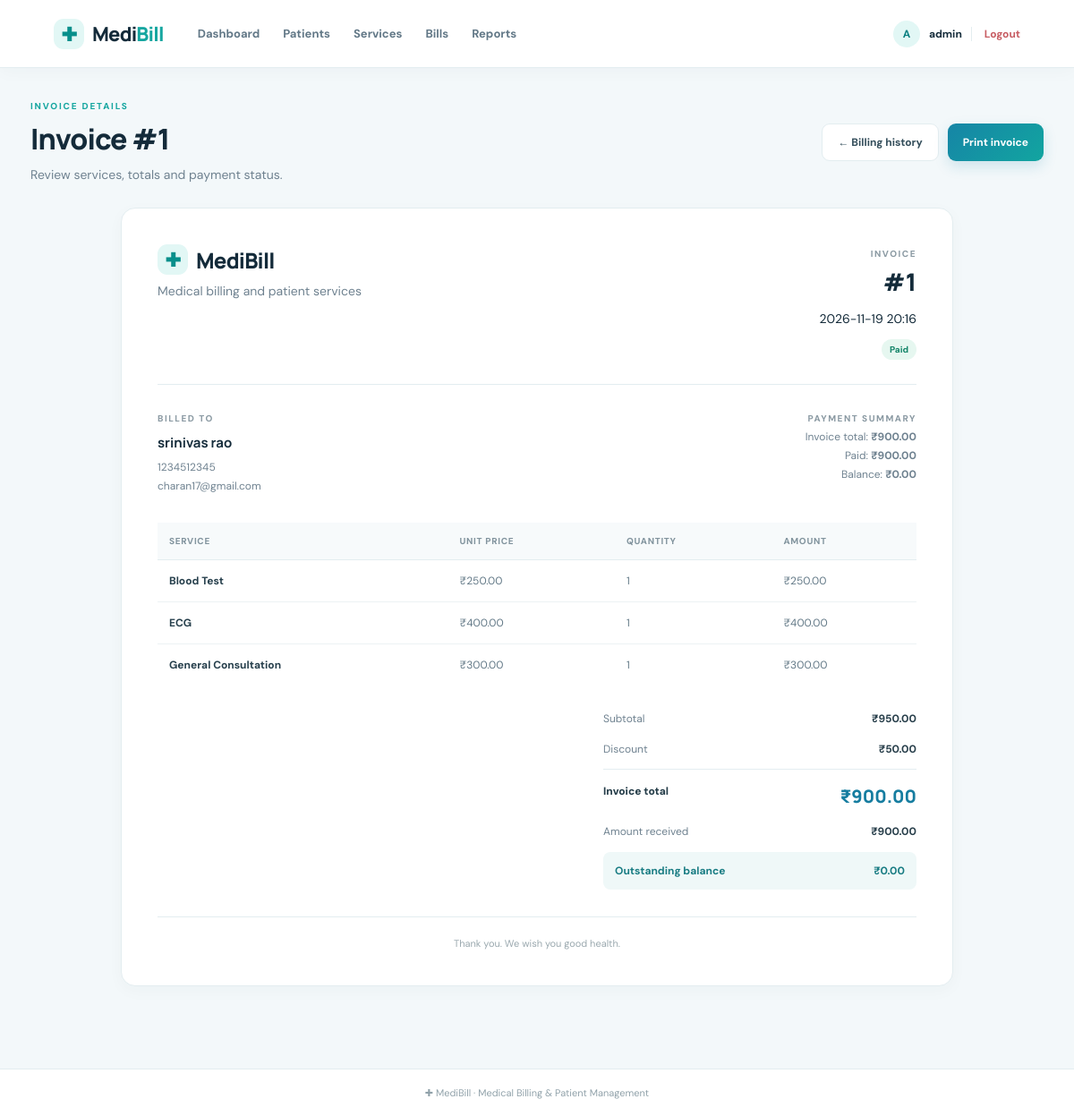
/bills/1 (signed in), run on the app's committed database.
### tables this page shows
CREATE TABLE bills (
        id INTEGER PRIMARY KEY AUTOINCREMENT,
        patient_id INTEGER NOT NULL,
        bill_date TEXT NOT NULL,
        discount REAL NOT NULL DEFAULT 0,
        total REAL NOT NULL,
        paid REAL NOT NULL DEFAULT 0,
        notes TEXT,
        FOREIGN KEY(patient_id) REFERENCES patients(id)
    );

CREATE TABLE patients (
        id INTEGER PRIMARY KEY AUTOINCREMENT,
        name TEXT NOT NULL,
        age INTEGER,
        gender TEXT,
        phone TEXT,
        email TEXT,
        created_at TEXT NOT NULL
    );

CREATE TABLE bill_items (
        id INTEGER PRIMARY KEY AUTOINCREMENT,
        bill_id INTEGER NOT NULL,
        service_id INTEGER,
        service_name TEXT NOT NULL,
        price REAL NOT NULL,
        quantity INTEGER NOT NULL,
        FOREIGN KEY(bill_id) REFERENCES bills(id) ON DELETE CASCADE,
        FOREIGN KEY(service_id) REFERENCES services(id)
    );

### app.py (the view)
@app.route("/bills/<int:bill_id>")
@login_required
def bill_detail(bill_id):
    db = get_db()
    bill = db.execute("""
        SELECT bills.*, patients.name AS patient_name, patients.phone, patients.email
        FROM bills JOIN patients ON patients.id = bills.patient_id
        WHERE bills.id = ?
    """, (bill_id,)).fetchone()
    if not bill:
        flash("Bill not found.", "danger")
        return redirect(url_for("bills"))
    items = db.execute("SELECT * FROM bill_items WHERE bill_id = ? ORDER BY id", (bill_id,)).fetchall()
    return render_template("bill_detail.html", bill=bill, items=items)

### app.py (called while the page is built)
def get_db():
    if "db" not in g:
        g.db = sqlite3.connect(DATABASE, timeout=15)
        g.db.row_factory = sqlite3.Row
        g.db.execute("PRAGMA foreign_keys = ON")
        g.db.execute("PRAGMA journal_mode = WAL")
    return g.db

def login_required(view):
    @wraps(view)
    def wrapped(*args, **kwargs):
        if "user_id" not in session:
            flash("Please log in to continue.", "warning")
            return redirect(url_for("login"))
        return view(*args, **kwargs)
    return wrapped

### templates/bill_detail.html (shortened to what this page needs)
{% extends "base.html" %}{% block title %}Invoice #{{ bill.id }} | MediBill{% endblock %}
{% block content %}
<div class="page-heading no-print"><div><p class="eyebrow">INVOICE DETAILS</p><h1>Invoice #{{ bill.id }}</h1><p class="muted">Review services, totals and payment status.</p></div><div class="button-row"><a class="button secondary" href="{{ url_for('bills') }}">← Billing history</a><button class="button primary" onclick="window.print()">Print invoice</button></div></div>
<div class="invoice-card"><div class="invoice-header"><div><div class="brand invoice-brand"><span class="brand-icon">✚</span> MediBill</div><p class="muted">Medical billing and patient services</p></div><div class="invoice-number"><span>INVOICE</span><h2>#{{ bill.id }}</h2><p>{{ bill.bill_date }}</p><span class="badge {{ 'paid' if bill.paid >= bill.total else 'pending' }}">{{ 'Paid' if bill.paid >= bill.total else 'Payment pending' }}</span></div></div><hr>
<div class="invoice-parties"><div><small>BILLED TO</small><h3>{{ bill.patient_name }}</h3><p>{{ bill.phone or 'No phone provided' }}</p><p>{{ bill.email or '' }}</p></div><div class="right"><small>PAYMENT SUMMARY</small><p>Invoice total: <b>₹{{ "%.2f"|format(bill.total) }}</b></p><p>Paid: <b>₹{{ "%.2f"|format(bill.paid) }}</b></p><p>Balance: <b>₹{{ "%.2f"|format(bill.total-bill.paid) }}</b></p></div></div>
<div class="table-wrap"><table><thead><tr><th>Service</th><th>Unit price</th><th>Quantity</th><th>Amount</th></tr></thead><tbody>{% for item in items %}<tr><td class="strong">{{ item.service_name }}</td><td>₹{{ "%.2f"|format(item.price) }}</td><td>{{ item.quantity }}</td><td>₹{{ "%.2f"|format(item.price*item.quantity) }}</td></tr>{% endfor %}</tbody></table></div>
<div class="totals"><div><span>Subtotal</span><b>₹{{ "%.2f"|format((bill.total + bill.discount)) }}</b></div><div><span>Discount</span><b>₹{{ "%.2f"|format(bill.discount) }}</b></div><div class="grand-total"><span>Invoice total</span><b>₹{{ "%.2f"|format(bill.total) }}</b></div><div><span>Amount received</span><b>₹{{ "%.2f"|format(bill.paid) }}</b></div><div class="balance"><span>Outstanding balance</span><b>₹{{ "%.2f"|format(bill.total-bill.paid) }}</b></div></div>
{% if bill.notes %}<div class="invoice-notes"><b>Notes</b><p>{{ bill.notes }}</p></div>{% endif %}<div class="invoice-thanks">Thank you. We wish you good health.</div></div>
{% endblock %}

### static/style.css (style rules this page uses)
:root { --ink:#142b3a;--muted:#6f8290;--line:#e3edf0;--bg:#f3f8fa;--blue:#167da0;--navy:#123849;--teal:#16a6a0;--green:#16866a }
* { box-sizing:border-box }
body { margin:0;background:var(--bg);color:var(--ink);font-family:'DM Sans',Arial,sans-serif;font-size:14px }
a { color:inherit;text-decoration:none }
.brand { font-family:Manrope,sans-serif;font-weight:800;font-size:22px;letter-spacing:-.8px;display:flex;align-items:center;gap:9px;white-space:nowrap }
.brand-icon { display:inline-grid;place-items:center;width:34px;height:34px;background:#e2f7f5;color:#078f8b;border-radius:11px;font-size:21px }
.page-heading { display:flex;align-items:center;justify-content:space-between;gap:20px;margin-bottom:26px }
.eyebrow { font-size:10px;font-weight:800;letter-spacing:1.8px;color:var(--teal);margin:0 0 8px }
.page-heading h1,.welcome-banner h1 { font:800 32px Manrope,sans-serif;letter-spacing:-1px;margin:0 }
.muted { color:var(--muted);line-height:1.6;margin:7px 0 0 }
.button { display:inline-flex;align-items:center;justify-content:center;border:0;border-radius:9px;padding:12px 17px;font:700 12px 'DM Sans',sans-serif;cursor:pointer;white-space:nowrap }
.primary { background:linear-gradient(135deg,#1685a6,#12a5a0);color:#fff;box-shadow:0 6px 15px #1685a62b }
.secondary { background:#fff;color:#344e5b;border:1px solid var(--line) }
.table-wrap { width:100%;overflow-x:auto }
table { border-collapse:collapse;width:100%;white-space:nowrap }
th { text-align:left;color:#82949e;text-transform:uppercase;letter-spacing:.7px;font-size:10px;font-weight:800;background:#f7fafb;padding:14px 13px;border-bottom:1px solid var(--line) }
td { padding:15px 13px;border-bottom:1px solid #edf2f4;color:#637987;font-size:12px }
tbody tr:last-child td { border-bottom:0 }
.strong { font-weight:700;color:#263f4c }
.badge { display:inline-block;border-radius:30px;padding:5px 9px;font-size:10px;font-weight:800 }
.badge.paid { color:#16866a;background:#e6f7f0 }
.invoice-card { max-width:930px;margin:0 auto 22px;background:white;border:1px solid var(--line);border-radius:16px;padding:40px;box-shadow:0 5px 18px #12384908 }
.invoice-header { display:flex;justify-content:space-between;gap:20px }
.invoice-brand { font-size:24px }
.invoice-number { text-align:right }
.invoice-number>span:first-child,.invoice-parties small { font-size:10px;letter-spacing:1.5px;font-weight:800;color:#8b9aa3 }
.invoice-number h2 { font:800 27px Manrope,sans-serif;margin:5px 0 10px }
.invoice-card hr { border:0;border-top:1px solid var(--line);margin:27px 0 }
.invoice-parties { display:flex;justify-content:space-between;gap:25px;margin-bottom:28px }
.invoice-parties h3 { font:700 15px Manrope,sans-serif;margin:9px 0 }
.invoice-parties p { color:var(--muted);margin:5px 0;font-size:12px }
.right { text-align:right }
.totals { width:min(100%,350px);margin:20px 0 0 auto }
.totals>div { display:flex;justify-content:space-between;padding:9px 0;color:var(--muted);font-size:12px }
.totals b { color:#283f4b }
.totals .grand-total { border-top:1px solid var(--line);margin-top:5px;padding-top:16px;font-weight:800;color:#253d49 }
.totals .grand-total b { font:800 20px Manrope;color:var(--blue) }
.totals .balance { background:#eff8f8;border-radius:8px;padding:13px;margin-top:6px;color:#197c83;font-weight:700 }
.totals .balance b { color:#197c83 }
.invoice-thanks { text-align:center;color:#9aa8ae;border-top:1px solid var(--line);padding-top:22px;margin-top:30px;font-size:11px }
.button-row { display:flex;gap:10px }

### data on the page
bills: id "1", bill_date "2026-11-19 20:16", paid+total "Paid", total "900.00", paid "900.00", bill.total-bill.paid "0.00", (bill.total+bill.discount) "950.00", discount "50.00"
patients: patient_name "srinivas rao", phone "1234512345", email "charan17@gmail.com"
bill_items: service_name "Blood Test", price "250.00", quantity "1", item.price*item.quantity "250.00"
bill_items: service_name "ECG", price "400.00", quantity "1", item.price*item.quantity "400.00"
bill_items: service_name "General Consultation", price "300.00", quantity "1", item.price*item.quantity "300.00"

### other printed values
{{ session.get('username','U')[0]|upper }} "A"
{{ session.get('username') }} "admin"
